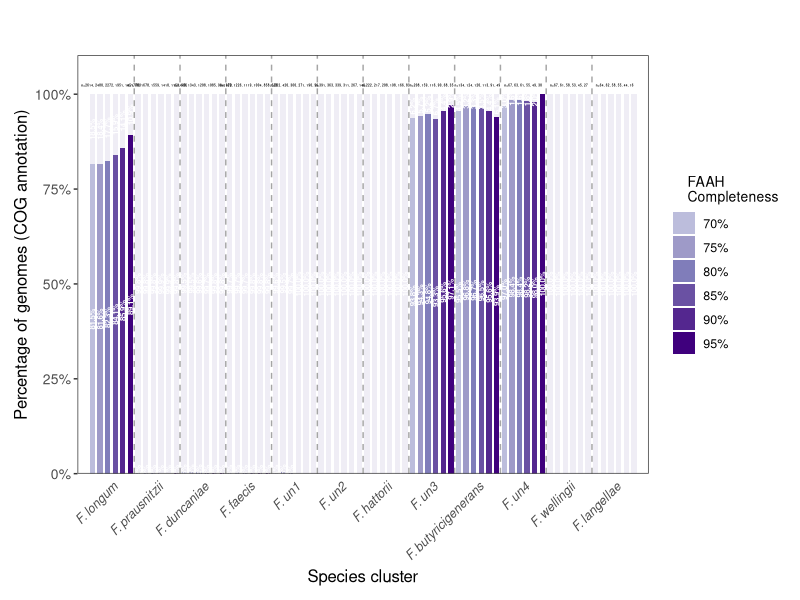
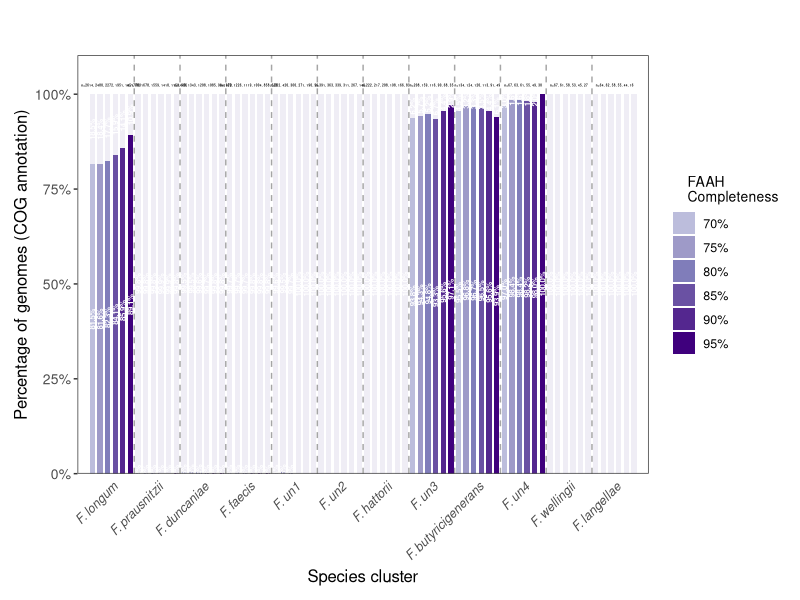

These figures' R source, in order:
# Load packages
library(tidyverse)
library(ggplot2)
library(scales) 

# Import data
data <- data.frame(
  Threshold = c("com70", "com75", "com80", "com85", "com90", "com95",
                "total_70", "total_75", "total_80", "total_85", "total_90", "total_95"),
  F.longum = c(2130, 2023, 1870, 1640, 1247, 606,
               2614, 2480, 2272, 1951, 1451, 680),
  F.prausnitzii = c(4, 3, 3, 2, 1, 1,
                    1776, 1678, 1559, 1410, 1150, 556),
  F.duncaniae = c(7, 7, 5, 3, 2, 1,
                  1448, 1343, 1208, 1085, 904, 479),
  F.faecis = c(4, 4, 3, 2, 2, 1,
               1332, 1226, 1119, 1004, 858, 523),
  F.un1 = c(2, 2, 1, 0, 0, 0,
            502, 420, 360, 271, 190, 59),
  F.un2 = c(0, 0, 0, 0, 0, 0,
            391, 363, 339, 311, 267, 140),
  F.hattorii = c(0, 0, 0, 0, 0, 0,
                 222, 217, 208, 198, 166, 83),
  F.un3 = c(195, 150, 110, 84, 65, 34,
            208, 159, 116, 90, 68, 35),
  F.butyricigenerans = c(128, 120, 116, 109, 87, 46,
                         134, 124, 120, 113, 91, 49),
  F.un4 = c(65, 62, 60, 54, 48, 30,
            67, 63, 61, 55, 49, 30),
  F.wellingii = c(0, 0, 0, 0, 0, 0,
                  67, 61, 58, 53, 45, 27),
  F.langellae = c(0, 0, 0, 0, 0, 0,
                  64, 62, 58, 55, 44, 16)
)

completeness_data <- data[1:6, ]
total_data <- data[7:12, ]

# Convert data
completeness_long <- completeness_data %>%
  pivot_longer(
    cols = -Threshold,
    names_to = "Species",
    values_to = "Yes"
  ) %>%
  mutate(
    Species = factor(Species, levels = c(
      "F.longum", "F.prausnitzii", "F.duncaniae", 
      "F.faecis", "F.un1", "F.un2", "F.hattorii", 
      "F.un3", "F.butyricigenerans", "F.un4", 
      "F.wellingii", "F.langellae"
    )),
    Threshold = factor(Threshold, levels = c("com70", "com75", "com80", 
                                             "com85", "com90", "com95")),
    Threshold_num = str_extract(Threshold, "\\d+")
  )

total_long <- total_data %>%
  pivot_longer(
    cols = -Threshold,
    names_to = "Species",
    values_to = "Total"
  ) %>%
  mutate(
    Species = factor(Species, levels = levels(completeness_long$Species)),
    Threshold_num = str_extract(Threshold, "\\d+"),
    Threshold = str_replace(Threshold, "total_", "com")
  )

# Merge data
merged_data <- completeness_long %>%
  left_join(total_long %>% select(Species, Threshold_num, Total), 
            by = c("Species", "Threshold_num")) %>%
  select(-Threshold_num) %>%
  mutate(
    No = Total - Yes,
    Yes_pct = Yes / Total,
    No_pct = No / Total
  )

plot_data <- merged_data %>%
  select(Species, Threshold, Yes, No, Yes_pct, No_pct, Total) %>%
  pivot_longer(
    cols = c(Yes, No),
    names_to = "Category",
    values_to = "Count"
  ) %>%
  pivot_longer(
    cols = c(Yes_pct, No_pct),
    names_to = "Category_pct",
    values_to = "Percentage"
  ) %>%
  filter(
    (Category == "Yes" & Category_pct == "Yes_pct") |
      (Category == "No" & Category_pct == "No_pct")
  ) %>%
  mutate(
    Category = factor(Category, levels = c("No", "Yes")),
    Percentage_label = ifelse(Count > 0 & Percentage > 0, 
                              percent(Percentage, accuracy = 0.1), 
                              "")
  )

# Set species group
plot_data <- plot_data %>%
  mutate(
    Threshold_Category = paste(Threshold, Category, sep = "_"),
    Species_num = as.numeric(Species),
    Threshold_num = as.numeric(Threshold),
    x_pos = (Species_num - 1) * 6 + as.numeric(factor(Threshold, levels = c("com70", "com75", "com80", "com85", "com90", "com95")))
  )

# Color mapping
color_mapping <- c(
  # com70
  "com70_No" = "#EFEDF5",
  "com70_Yes" = "#BCBDDC",
  
  # com75
  "com75_No" = "#EFEDF5",
  "com75_Yes" = "#9E9AC8",
  
  # com80
  "com80_No" = "#EFEDF5",
  "com80_Yes" = "#807DBA",
  
  # com85
  "com85_No" = "#EFEDF5",
  "com85_Yes" = "#6A51A3",
  
  # com90
  "com90_No" = "#EFEDF5",
  "com90_Yes" = "#54278F",
  
  # com95
  "com95_No" = "#EFEDF5",
  "com95_Yes" = "#3F007D"
)

legend_color_mapping <- c(
  "com70" = "#BCBDDC",
  "com75" = "#9E9AC8",
  "com80" = "#807DBA",
  "com85" = "#6A51A3",
  "com90" = "#54278F",
  "com95" = "#3F007D"
)

# Set labels
species_total_labels <- merged_data %>%
  arrange(Species, Threshold) %>%
  group_by(Species) %>%
  summarize(
    total_70 = Total[Threshold == "com70"],
    total_75 = Total[Threshold == "com75"],
    total_80 = Total[Threshold == "com80"],
    total_85 = Total[Threshold == "com85"],
    total_90 = Total[Threshold == "com90"],
    total_95 = Total[Threshold == "com95"],
    .groups = "drop"
  ) %>%
  mutate(
    total_label = paste("n=", total_70, ", ", total_75, ", ", total_80, ", ",
                        total_85, ", ", total_90, ", ", total_95, sep = ""),
    Species_num = as.numeric(Species),
    x_center = (Species_num - 1) * 6 + 3.5
  )

species_count <- length(levels(plot_data$Species))
x_breaks <- seq(from = 3.5, by = 6, length.out = species_count)

species_labels <- c(
  expression(italic("F. longum")),
  expression(italic("F. prausnitzii")),
  expression(italic("F. duncaniae")),
  expression(italic("F. faecis")),
  expression(italic("F. un1")),
  expression(italic("F. un2")),
  expression(italic("F. hattorii")),
  expression(italic("F. un3")),
  expression(italic("F. butyricigenerans")),
  expression(italic("F. un4")),
  expression(italic("F. wellingii")),
  expression(italic("F. langellae"))
)

# Print and save plot
p <- ggplot(plot_data, aes(x = x_pos, y = Percentage, fill = Threshold_Category)) +
  geom_bar(stat = "identity", width = 0.7) +
  theme_minimal() +
  labs(
    title = "", 
    x = "Species cluster", 
    y = "Percentage of genomes (COG annotation)", 
    fill = "    FAAH
    Completeness"
  ) +
  geom_text(
    aes(label = Percentage_label),
    position = position_stack(vjust = 0.5),
    size = 2,
    color = "white",
    fontface = "bold",
    angle = 90,
    na.rm = TRUE
  ) +
  geom_text(
    data = species_total_labels,
    aes(x = x_center, y = 1.02, label = total_label),
    inherit.aes = FALSE,
    size = 0.75,
    fontface = "bold",
    vjust = 0
  ) +
  scale_fill_manual(
    values = color_mapping,
    guide = guide_legend(
      override.aes = list(
        fill = legend_color_mapping
      )
    ),
    labels = c("70%", "75%", "80%", "85%", "90%", "95%"),
    breaks = paste(names(legend_color_mapping), "Yes", sep = "_")
  ) +
  scale_x_continuous(
    breaks = x_breaks,
    labels = species_labels,
    limits = c(0.5, max(plot_data$x_pos) + 0.5),
    expand = expansion(mult = 0.02)
  ) +
  scale_y_continuous(
    labels = percent_format(),
    limits = c(0, 1.05),
    expand = expansion(mult = c(0, 0.05))
  ) +
  theme_bw() +
  theme(
    text = element_text(family = "", size = 12, face = 'plain'),
    axis.text.y = element_text(size = 10),
    axis.text.x = element_text(
      angle = 45,
      hjust = 1,
      vjust = 1,
      family = '',
      size = 9,
      face = 'italic'
    ),
    axis.ticks.x = element_blank(),
    panel.grid.major = element_blank(),
    panel.grid.minor = element_blank(),
    strip.text = element_text(size = 12),
    legend.text = element_text(size = 9),
    legend.title = element_text(size = 10),
    legend.position = 'right',
    plot.margin = margin(20, 10, 10, 10)
  ) +
  geom_vline(
    xintercept = seq(6.5, by = 6, length.out = species_count - 1),
    linetype = "dashed",
    color = "gray50",
    alpha = 0.7
  )


print(p)
ggsave(filename = "FAAH_completeness_all.pdf", plot = p, width = 8, height = 6)
